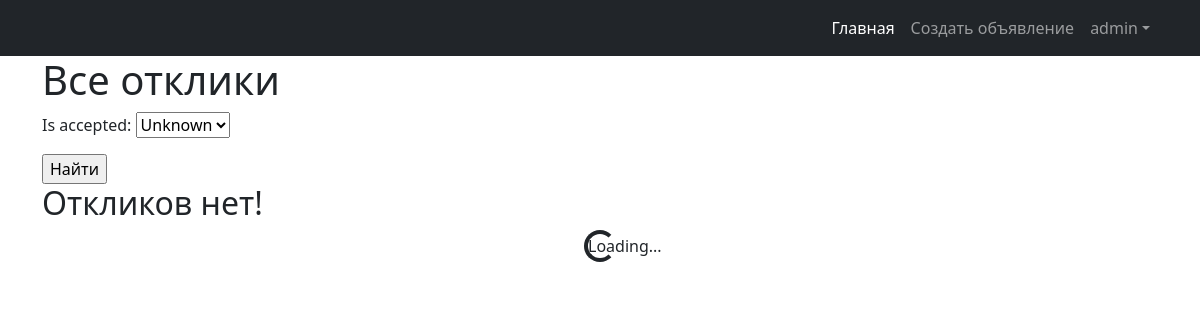
The page /profile/ (signed in) on the database as committed earlier.
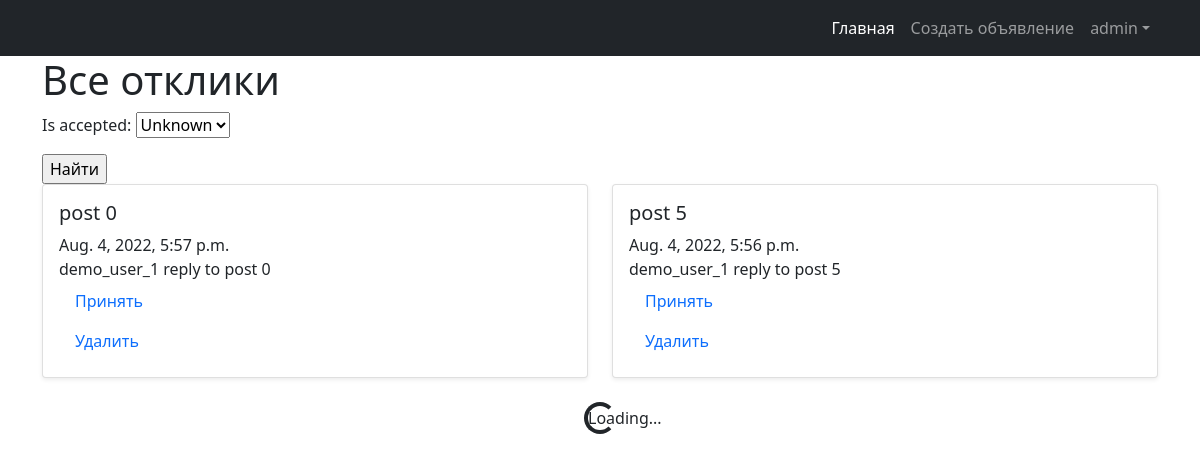
The same page on the database as committed later.
### board/models.py (models this page shows)
class UserReply(models.Model):
    reply_author = models.ForeignKey(User, on_delete=models.CASCADE)
    post = models.ForeignKey(Post, on_delete=models.CASCADE)
    content = models.TextField()
    is_accepted = models.BooleanField(default=False)
    creation_time = models.DateTimeField(auto_now_add=True)

class Post(models.Model):
    post_types = (
        ('TK', 'Танки'),
        ('HL', 'Хилы'),
        ('DD', 'ДД'),
        ('TR', 'Торговцы'),
        ('GM', 'Гилдмастеры'),
        ('QG', 'Квестгиверы'),
        ('SM', 'Кузнецы'),
        ('TN', 'Кожевники'),
        ('PT', 'Зельевары'),
        ('SM', 'Мастера заклинаний'),
    )
    author = models.ForeignKey(User, on_delete=models.CASCADE)
    post_type = models.CharField(
        max_length=2,
        choices=post_types,
        default='TK'
    )
    title = models.TextField()
    content = models.TextField()
    upload = models.FileField(upload_to='uploads/', blank=True)
    creation_time = models.DateTimeField(auto_now_add=True)

### board/views.py (the view)
# urls.py: path('profile/', UserProfileView.as_view(), name='profile'),
class UserProfileView(LoginRequiredMixin, ListView):
    template_name = 'profile.html'
    context_object_name = 'replies_list'
    login_url = reverse_lazy('login')
    def get_queryset(self):
        logged_user = self.request.user
        queryset = UserReply.objects.filter(post__author=logged_user)
        self.filterset = UserReplyFilter(self.request.GET, queryset)
        return self.filterset.qs
    def get_context_data(self, **kwargs):
        context = super().get_context_data(**kwargs)
        context['filterset'] = self.filterset
        return context

### templates/profile.html (shortened to what this page needs)
{% extends "index.html" %}
{% block content %}
<h1>Все отклики</h1>
<form action="" method="get">
       {{ filterset.form.as_p }}
       <input type="submit" value="Найти" />
</form>
{% if replies_list %}
    {% for reply in replies_list %}
        <div class="col-md-6 infinite-item">
            <div class="card mb-4 shadow-sm">
                <div class="card-body">
                    <h5>
                        {{reply.post.title}}
                    </h5>
                    {{ reply.creation_time }}
                    <p class="card-text">
                        {{reply.content|truncatewords:20}}
                        {% if user.is_authenticated %}
                            {% if not reply.is_accepted %}
                                <a class="nav-link" href="{% url 'accept_reply' reply.pk %}">Принять</a>
                            {% endif %}
                                <a class="nav-link" href="{% url 'delete_reply' reply.pk %}">Удалить</a>
                        {% endif %}
                    </p>
                </div>
            </div>
        </div>
    {% endfor %}
{% else %}
<h2>Откликов нет!</h2>
{% endif %}
{% endblock content %}

### templates/index.html (shortened to what this page needs)
<!DOCTYPE html>
<html lang="en">
    <head>
        {% load static %}
        <link href="{% static 'css/styles.css' %}" rel="stylesheet" />
    </head>
    <body>
        <nav class="navbar navbar-expand-lg navbar-dark bg-dark">
            <div class="container">
                <div class="collapse navbar-collapse" id="navbarSupportedContent">
                    <ul class="navbar-nav ms-auto mb-2 mb-lg-0">
                        <li class="nav-item"><a class="nav-link active" aria-current="page" href="{% url 'index' %}">Главная</a></li>
                        {% if user.is_authenticated %}
                        <li class="nav-item"><a class="nav-link" href="{% url 'create_post' %}">Создать объявление</a></li>
                        <li class="nav-item dropdown">
                            <a class="nav-link dropdown-toggle" id="navbarDropdown" href="#" role="button" data-bs-toggle="dropdown" aria-expanded="false">{{ user.username }}</a>
                        </li>
                        {% else %}
                        <li class="nav-item"><a class="nav-link" href="{% url 'login' %}">Войти</a></li>
                        <li class="nav-item"><a class="nav-link" href="{% url 'signup' %}">Регистрация</a></li>
                        {% endif %}
                    </ul>
                </div>
            </div>
        </nav>
        <div class="container">
            <div class="row infinite-container">
                {% block content %}{% endblock content %}
            </div>
            <div class="d-flex justify-content-center" style="display:none;">
                <div class="spinner-border" role="status">
                    <span class="sr-only">Loading...</span>
                </div>
            </div>
        </div>
    </body>
</html>

Rows that differ between the two databases and show on the page:
added UserReply: post "post 0", creation_time "Aug. 4, 2022, 5:57 p.m.", content "demo_user_1 reply to post 0", is_accepted "Принять"
added UserReply: post "post 5", creation_time "Aug. 4, 2022, 5:56 p.m.", content "demo_user_1 reply to post 5", is_accepted "Принять"
Other text that changed with them:
text no longer shown: "Откликов нет!"
